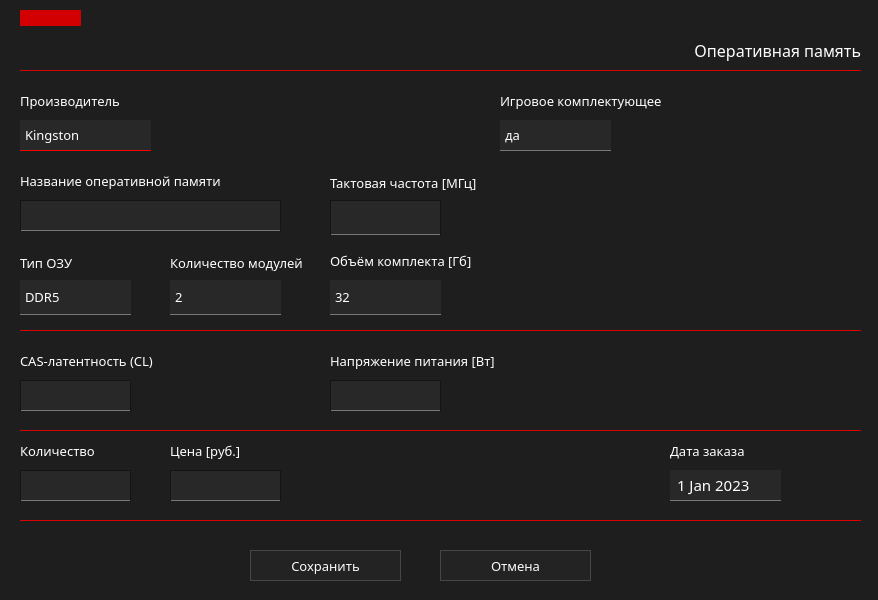
<?xml version="1.0" encoding="UTF-8"?>
<ui version="4.0">
 <class>addChRamWidg</class>
 <widget class="QWidget" name="addChRamWidg">
  <property name="geometry">
   <rect>
    <x>0</x>
    <y>0</y>
    <width>878</width>
    <height>600</height>
   </rect>
  </property>
  <property name="windowTitle">
   <string>Form</string>
  </property>
  <property name="windowIcon">
   <iconset>
    <normaloff>../../images/win_add_icon.png</normaloff>../../images/win_add_icon.png</iconset>
  </property>
  <property name="styleSheet">
   <string notr="true">QWidget
{
    background: rgb(30, 30, 30);
	color: white;
}
</string>
  </property>
  <widget class="QLineEdit" name="leVoltage">
   <property name="geometry">
    <rect>
     <x>330</x>
     <y>380</y>
     <width>111</width>
     <height>31</height>
    </rect>
   </property>
   <property name="font">
    <font>
     <family>Montserrat Medium</family>
     <pointsize>10</pointsize>
    </font>
   </property>
   <property name="styleSheet">
    <string notr="true">QLineEdit{
	padding-left: 5px;
	border: 1px solid rgb(20,20,20);
	background-color: rgb(40,40,40);
	border-bottom: 1px solid  rgb(120,120,120);
	selection-background-color: rgb(105, 0, 0);
}

QLineEdit:hover{
	background-color: rgb(55,55,55);
	border-bottom: 1px solid  red;
}</string>
   </property>
   <property name="inputMask">
    <string/>
   </property>
   <property name="placeholderText">
    <string/>
   </property>
  </widget>
  <widget class="QLabel" name="lbDate">
   <property name="geometry">
    <rect>
     <x>670</x>
     <y>440</y>
     <width>111</width>
     <height>21</height>
    </rect>
   </property>
   <property name="font">
    <font>
     <family>Montserrat SemiBold</family>
     <pointsize>10</pointsize>
    </font>
   </property>
   <property name="styleSheet">
    <string notr="true">border:0px;</string>
   </property>
   <property name="text">
    <string>Дата заказа</string>
   </property>
  </widget>
  <widget class="QLineEdit" name="leKol">
   <property name="geometry">
    <rect>
     <x>20</x>
     <y>470</y>
     <width>111</width>
     <height>31</height>
    </rect>
   </property>
   <property name="font">
    <font>
     <family>Montserrat Medium</family>
     <pointsize>10</pointsize>
    </font>
   </property>
   <property name="styleSheet">
    <string notr="true">QLineEdit{
	padding-left: 5px;
	border: 1px solid rgb(20,20,20);
	background-color: rgb(40,40,40);
	border-bottom: 1px solid  rgb(120,120,120);
	selection-background-color: rgb(105, 0, 0);
}

QLineEdit:hover{
	background-color: rgb(55,55,55);
	border-bottom: 1px solid  red;
}</string>
   </property>
   <property name="inputMask">
    <string/>
   </property>
  </widget>
  <widget class="Line" name="line_3">
   <property name="geometry">
    <rect>
     <x>20</x>
     <y>430</y>
     <width>841</width>
     <height>16</height>
    </rect>
   </property>
   <property name="styleSheet">
    <string notr="true">border:0px;
border-top: 1px solid rgb(220, 0, 0);</string>
   </property>
   <property name="orientation">
    <enum>Qt::Horizontal</enum>
   </property>
  </widget>
  <widget class="QLabel" name="lbVoltage">
   <property name="geometry">
    <rect>
     <x>330</x>
     <y>350</y>
     <width>201</width>
     <height>21</height>
    </rect>
   </property>
   <property name="font">
    <font>
     <family>Montserrat SemiBold</family>
     <pointsize>10</pointsize>
    </font>
   </property>
   <property name="styleSheet">
    <string notr="true">border:0px;</string>
   </property>
   <property name="text">
    <string>Напряжение питания [Вт]</string>
   </property>
  </widget>
  <widget class="QLineEdit" name="leLatency">
   <property name="geometry">
    <rect>
     <x>20</x>
     <y>380</y>
     <width>111</width>
     <height>31</height>
    </rect>
   </property>
   <property name="font">
    <font>
     <family>Montserrat Medium</family>
     <pointsize>10</pointsize>
    </font>
   </property>
   <property name="styleSheet">
    <string notr="true">QLineEdit{
	padding-left: 5px;
	border: 1px solid rgb(20,20,20);
	background-color: rgb(40,40,40);
	border-bottom: 1px solid  rgb(120,120,120);
	selection-background-color: rgb(105, 0, 0);
}

QLineEdit:hover{
	background-color: rgb(55,55,55);
	border-bottom: 1px solid  red;
}</string>
   </property>
   <property name="inputMask">
    <string/>
   </property>
   <property name="placeholderText">
    <string/>
   </property>
  </widget>
  <widget class="QLabel" name="lbProcProizv">
   <property name="geometry">
    <rect>
     <x>20</x>
     <y>90</y>
     <width>111</width>
     <height>21</height>
    </rect>
   </property>
   <property name="font">
    <font>
     <family>Montserrat SemiBold</family>
     <pointsize>10</pointsize>
    </font>
   </property>
   <property name="styleSheet">
    <string notr="true">border:0px;</string>
   </property>
   <property name="text">
    <string>Производитель</string>
   </property>
  </widget>
  <widget class="QComboBox" name="cbProizv">
   <property name="geometry">
    <rect>
     <x>20</x>
     <y>120</y>
     <width>131</width>
     <height>31</height>
    </rect>
   </property>
   <property name="font">
    <font>
     <family>Montserrat Medium</family>
     <pointsize>10</pointsize>
    </font>
   </property>
   <property name="styleSheet">
    <string notr="true">QComboBox{
	background-color: rgb(40,40,40);
	border: 1px;
	border-bottom: 1px solid red;
	padding-left: 5px;
	selection-background-color: rgb(105, 0, 0);
}

QComboBox QListView{
	border: 1px solid red;
	padding-left: 5px;
	selection-background-color: rgb(105, 0, 0);
}

QComboBox:hover{
	background-color: rgb(55,55,55);
}

QComboBox::drop-down{
border: 0px;
}

QComboBox::down-arrow {
border-image: url(&quot;E:/pcconf/images/down-arrow.png&quot;);
width: 17px;
height: 17px;
margin-right: 5px;
}

QComboBox::down-arrow:on {
	border-image: url(&quot;E:/pcconf/images/up-arrow.png&quot;);
	width: 17px;
	height: 17px;
	margin-right: 5px;
}

QComboBox:on{
border: 2px solid rgb(100,0,0);
}

QComboBox QAbstractItemView {
	background: rgb(250, 250, 250);
	border-width: 1px;
	border-style: solid;
	border-color: rgb(235, 235, 235);
	selection-background-color: rgb(240, 240, 240);
	selection-color: rgb(25, 25, 25);
}
</string>
   </property>
   <property name="editable">
    <bool>false</bool>
   </property>
   <property name="iconSize">
    <size>
     <width>20</width>
     <height>20</height>
    </size>
   </property>
   <property name="duplicatesEnabled">
    <bool>false</bool>
   </property>
   <property name="frame">
    <bool>false</bool>
   </property>
   <property name="modelColumn">
    <number>0</number>
   </property>
   <item>
    <property name="text">
     <string>Kingston</string>
    </property>
   </item>
  </widget>
  <widget class="Line" name="line_2">
   <property name="geometry">
    <rect>
     <x>20</x>
     <y>330</y>
     <width>841</width>
     <height>16</height>
    </rect>
   </property>
   <property name="styleSheet">
    <string notr="true">border:0px;
border-top: 1px solid rgb(220, 0, 0);</string>
   </property>
   <property name="orientation">
    <enum>Qt::Horizontal</enum>
   </property>
  </widget>
  <widget class="QDateEdit" name="dateEdit">
   <property name="geometry">
    <rect>
     <x>670</x>
     <y>470</y>
     <width>111</width>
     <height>31</height>
    </rect>
   </property>
   <property name="font">
    <font>
     <family>Montserrat Medium</family>
     <pointsize>11</pointsize>
    </font>
   </property>
   <property name="styleSheet">
    <string notr="true">QDateEdit{
	background-color: rgb(40,40,40);
	border: 1px;
	border-bottom: 1px solid rgb(120,120,120);
	padding-left: 5px;
}
QDateEdit:hover{
	background-color: rgb(55,55,55);
	border-bottom: 1px solid red;
}
QDateEdit::drop-down{
	border: 0px;
}

QDateEdit::down-arrow {
	border-image: url(&quot;E:/pcconf/images/down-arrow-gray.png&quot;);
	width: 17px;
	height: 17px;
	margin-right: 5px;
}

QDateEdit::down-arrow:on {
	border-image: url(&quot;E:/pcconf/images/up-arrow-gray.png&quot;);
	width: 17px;
	height: 17px;
	margin-right: 5px;
	border: 2px solid rgb(100,0,0)
}

QDateEdit:on{
	border: 2px solid rgb(100,0,0);
}

QDateEdit::up-arrow {
	border-image: url(&quot;E:/pcconf/images/up-arrow-gray.png&quot;);
	width: 17px;
	height: 17px;
	margin-right: 5px;
}

QCalendarWidget QWidget#qt_calendar_navigationbar { background-color: rgb(40,40,40); }
QCalendarWidget QToolButton {
    background: transparent;
	border: none;
	width: 70px;
	height: 25px;
	color: rgb(220,220,220);
	font-size: 14px;
	icon-size: 30px, 30px;
}

QToolButton#qt_calendar_prevmonth {
    background: rgb(45,45,45);
    border: none;
    width: 30px;
	height: 25px;
    qproperty-icon:  url(&quot;E:/pcconf/images/left-arrow.png&quot;);
	icon-size: 20px, 20px;
	border-bottom: 1px solid red;
}
QToolButton#qt_calendar_nextmonth {
    background: rgb(35,35,35);
    border: none;
    width: 30px;
	height: 25px;
    qproperty-icon:  url(&quot;E:/pcconf/images/right-arrow.png&quot;);
	icon-size: 20px, 20px;
	border-bottom: 1px solid red;
}

QCalendarWidget QMenu {
	width: 100px;
	left: 10px;
	color: white;
	font-size: 14px;
	background-color: rgb(80, 80, 80);
	selection-color: rgb(220,0,0);
}

QCalendarWidget QSpinBox { 
	width: 45px; 
	font-size:14px; 
	color: white; 
    background: transparent;
	selection-background-color: rgb(105, 0, 0);
	selection-color: rgb(255, 255, 255);
}
QCalendarWidget QSpinBox::up-button { subcontrol-origin: border;  subcontrol-position: top right;  width:15px; height: 15px; border:1px solid rgb(30,30,30); }
QCalendarWidget QSpinBox::down-button { subcontrol-origin: border; subcontrol-position: bottom right;  width:15px;  height: 15px; border:1px solid rgb(30,30,30);}
QCalendarWidget QSpinBox::up-arrow { border-image: url(&quot;E:/pcconf/images/up-arrow.png&quot;); }
QCalendarWidget QSpinBox::down-arrow { border-image: url(&quot;E:/pcconf/images/down-arrow.png&quot;);}
 
/* header row */
QCalendarWidget QWidget { alternate-background-color: rgb(50, 50, 50);  border-bottom: 1px solid red; }
 
/* normal days */
QCalendarWidget QAbstractItemView:enabled 
{
	font-size:12px;  
	color: rgb(180, 180, 180);  
	background-color: rgb(15, 15, 15);  
	selection-background-color: rgb(64, 64, 64); 
	selection-color: rgb(0, 255, 0); 
	selection-border-color: red;
	height: 30px;
}
 
/* days in other months */
QCalendarWidget QAbstractItemView:disabled { color: rgb(80, 80, 80); }</string>
   </property>
   <property name="showGroupSeparator" stdset="0">
    <bool>true</bool>
   </property>
   <property name="minimumDateTime">
    <datetime>
     <hour>0</hour>
     <minute>0</minute>
     <second>0</second>
     <year>2023</year>
     <month>1</month>
     <day>1</day>
    </datetime>
   </property>
   <property name="maximumDate">
    <date>
     <year>2030</year>
     <month>12</month>
     <day>31</day>
    </date>
   </property>
   <property name="calendarPopup">
    <bool>true</bool>
   </property>
   <property name="date">
    <date>
     <year>2023</year>
     <month>1</month>
     <day>1</day>
    </date>
   </property>
  </widget>
  <widget class="QLabel" name="lbKol">
   <property name="geometry">
    <rect>
     <x>20</x>
     <y>440</y>
     <width>101</width>
     <height>21</height>
    </rect>
   </property>
   <property name="font">
    <font>
     <family>Montserrat SemiBold</family>
     <pointsize>10</pointsize>
    </font>
   </property>
   <property name="styleSheet">
    <string notr="true">border:0px;</string>
   </property>
   <property name="text">
    <string>Количество</string>
   </property>
  </widget>
  <widget class="QLabel" name="lbPrice">
   <property name="geometry">
    <rect>
     <x>170</x>
     <y>440</y>
     <width>101</width>
     <height>21</height>
    </rect>
   </property>
   <property name="font">
    <font>
     <family>Montserrat SemiBold</family>
     <pointsize>10</pointsize>
    </font>
   </property>
   <property name="styleSheet">
    <string notr="true">border:0px;</string>
   </property>
   <property name="text">
    <string>Цена [руб.]</string>
   </property>
  </widget>
  <widget class="QLabel" name="lbVolume">
   <property name="geometry">
    <rect>
     <x>330</x>
     <y>250</y>
     <width>171</width>
     <height>21</height>
    </rect>
   </property>
   <property name="font">
    <font>
     <family>Montserrat SemiBold</family>
     <pointsize>10</pointsize>
    </font>
   </property>
   <property name="styleSheet">
    <string notr="true">border:0px;</string>
   </property>
   <property name="text">
    <string>Объём комплекта [Гб]</string>
   </property>
  </widget>
  <widget class="QLabel" name="lbComplect">
   <property name="geometry">
    <rect>
     <x>680</x>
     <y>40</y>
     <width>181</width>
     <height>21</height>
    </rect>
   </property>
   <property name="font">
    <font>
     <family>Montserrat SemiBold</family>
     <pointsize>12</pointsize>
    </font>
   </property>
   <property name="styleSheet">
    <string notr="true">border:0px;</string>
   </property>
   <property name="text">
    <string>Оперативная память</string>
   </property>
   <property name="alignment">
    <set>Qt::AlignRight|Qt::AlignTrailing|Qt::AlignVCenter</set>
   </property>
  </widget>
  <widget class="QLabel" name="lbLatency">
   <property name="geometry">
    <rect>
     <x>20</x>
     <y>350</y>
     <width>171</width>
     <height>21</height>
    </rect>
   </property>
   <property name="font">
    <font>
     <family>Montserrat SemiBold</family>
     <pointsize>10</pointsize>
    </font>
   </property>
   <property name="styleSheet">
    <string notr="true">border:0px;</string>
   </property>
   <property name="text">
    <string>CAS-латентность (CL)</string>
   </property>
  </widget>
  <widget class="Line" name="rectangle">
   <property name="geometry">
    <rect>
     <x>20</x>
     <y>10</y>
     <width>61</width>
     <height>16</height>
    </rect>
   </property>
   <property name="styleSheet">
    <string notr="true">background-color: rgb(210, 0, 0);
border: 1px solid rgb(210, 0, 0);</string>
   </property>
   <property name="orientation">
    <enum>Qt::Horizontal</enum>
   </property>
  </widget>
  <widget class="QLabel" name="lbProcGaming">
   <property name="geometry">
    <rect>
     <x>500</x>
     <y>90</y>
     <width>191</width>
     <height>21</height>
    </rect>
   </property>
   <property name="font">
    <font>
     <family>Montserrat SemiBold</family>
     <pointsize>10</pointsize>
    </font>
   </property>
   <property name="styleSheet">
    <string notr="true">border:0px;</string>
   </property>
   <property name="text">
    <string>Игровое комплектующее</string>
   </property>
  </widget>
  <widget class="Line" name="line">
   <property name="geometry">
    <rect>
     <x>20</x>
     <y>70</y>
     <width>841</width>
     <height>16</height>
    </rect>
   </property>
   <property name="styleSheet">
    <string notr="true">border:0px;
border-top: 1px solid rgb(220, 0, 0);</string>
   </property>
   <property name="orientation">
    <enum>Qt::Horizontal</enum>
   </property>
  </widget>
  <widget class="QPushButton" name="btnSave">
   <property name="geometry">
    <rect>
     <x>250</x>
     <y>550</y>
     <width>151</width>
     <height>31</height>
    </rect>
   </property>
   <property name="font">
    <font>
     <family>Montserrat Medium</family>
     <pointsize>10</pointsize>
    </font>
   </property>
   <property name="styleSheet">
    <string notr="true">QPushButton{
	border:1px solid rgb(70,70,70);
	background-color: rgb(35,35,35);
	color: #fffafa;
}

QPushButton::hover
{
	border:1px;
	background-color: rgb(60,60,60);
	border-bottom: 1px solid rgb(0, 255, 8);
}
</string>
   </property>
   <property name="text">
    <string>Сохранить</string>
   </property>
  </widget>
  <widget class="QLineEdit" name="leFullName">
   <property name="geometry">
    <rect>
     <x>20</x>
     <y>200</y>
     <width>261</width>
     <height>31</height>
    </rect>
   </property>
   <property name="font">
    <font>
     <family>Montserrat Medium</family>
     <pointsize>10</pointsize>
    </font>
   </property>
   <property name="styleSheet">
    <string notr="true">QLineEdit{
	padding-left: 5px;
	border: 1px solid rgb(20,20,20);
	background-color: rgb(40,40,40);
	border-bottom: 1px solid  rgb(120,120,120);
	selection-background-color: rgb(105, 0, 0);
}

QLineEdit:hover{
	background-color: rgb(55,55,55);
	border-bottom: 1px solid  red;
}</string>
   </property>
  </widget>
  <widget class="QPushButton" name="btnCancel">
   <property name="geometry">
    <rect>
     <x>440</x>
     <y>550</y>
     <width>151</width>
     <height>31</height>
    </rect>
   </property>
   <property name="font">
    <font>
     <family>Montserrat Medium</family>
     <pointsize>10</pointsize>
    </font>
   </property>
   <property name="styleSheet">
    <string notr="true">QPushButton{
	border:1px solid rgb(70,70,70);
	background-color: rgb(35,35,35);
	color: #fffafa;
}

QPushButton::hover
{
	border:1px;
	background-color: rgb(60,60,60);
	border-color: rgb(40,40,40);
	border-bottom: 1px solid  red;
	color: red;
}
</string>
   </property>
   <property name="text">
    <string>Отмена</string>
   </property>
   <property name="autoDefault">
    <bool>false</bool>
   </property>
   <property name="default">
    <bool>false</bool>
   </property>
   <property name="flat">
    <bool>false</bool>
   </property>
  </widget>
  <widget class="QLineEdit" name="lePrice">
   <property name="geometry">
    <rect>
     <x>170</x>
     <y>470</y>
     <width>111</width>
     <height>31</height>
    </rect>
   </property>
   <property name="font">
    <font>
     <family>Montserrat Medium</family>
     <pointsize>10</pointsize>
    </font>
   </property>
   <property name="styleSheet">
    <string notr="true">QLineEdit{
	padding-left: 5px;
	border: 1px solid rgb(20,20,20);
	background-color: rgb(40,40,40);
	border-bottom: 1px solid  rgb(120,120,120);
	selection-background-color: rgb(105, 0, 0);
}

QLineEdit:hover{
	background-color: rgb(55,55,55);
	border-bottom: 1px solid  red;
}</string>
   </property>
   <property name="inputMask">
    <string/>
   </property>
  </widget>
  <widget class="Line" name="line_4">
   <property name="geometry">
    <rect>
     <x>20</x>
     <y>520</y>
     <width>841</width>
     <height>16</height>
    </rect>
   </property>
   <property name="styleSheet">
    <string notr="true">border:0px;
border-top: 1px solid rgb(220, 0, 0);</string>
   </property>
   <property name="orientation">
    <enum>Qt::Horizontal</enum>
   </property>
  </widget>
  <widget class="QLabel" name="lbFullName">
   <property name="geometry">
    <rect>
     <x>20</x>
     <y>170</y>
     <width>241</width>
     <height>21</height>
    </rect>
   </property>
   <property name="font">
    <font>
     <family>Montserrat SemiBold</family>
     <pointsize>10</pointsize>
    </font>
   </property>
   <property name="styleSheet">
    <string notr="true"/>
   </property>
   <property name="text">
    <string>Название оперативной памяти</string>
   </property>
  </widget>
  <widget class="QComboBox" name="cbGaming">
   <property name="geometry">
    <rect>
     <x>500</x>
     <y>120</y>
     <width>111</width>
     <height>31</height>
    </rect>
   </property>
   <property name="font">
    <font>
     <family>Montserrat Medium</family>
     <pointsize>10</pointsize>
    </font>
   </property>
   <property name="styleSheet">
    <string notr="true">QComboBox{
	background-color: rgb(40,40,40);
	border: 1px;
	border-bottom: 1px solid rgb(120,120,120);
	padding-left: 5px;
	selection-background-color: rgb(105, 0, 0);
}

QComboBox QListView{
	border: 1px solid red;
	padding-left: 5px;
	selection-background-color: rgb(105, 0, 0);
}

QComboBox:hover{
	background-color: rgb(55,55,55);
	border-bottom: 1px solid red;
}

QComboBox::down-arrow:hover {
border-image: url(&quot;E:/pcconf/images/down-arrow.png&quot;);
width: 17px;
height: 17px;
margin-right: 5px;
}

QComboBox::drop-down{
border: 0px;
}

QComboBox::down-arrow {
border-image: url(&quot;E:/pcconf/images/down-arrow-gray.png&quot;);
width: 17px;
height: 17px;
margin-right: 5px;
}

QComboBox::down-arrow:on {
	border-image: url(&quot;E:/pcconf/images/up-arrow.png&quot;);
	width: 17px;
	height: 17px;
	margin-right: 5px;
}

QComboBox:on{
border: 2px solid rgb(100,0,0);
}

QComboBox QAbstractItemView {
	background: rgb(250, 250, 250);
	border-width: 1px;
	border-style: solid;
	border-color: rgb(235, 235, 235);
	selection-background-color: rgb(240, 240, 240);
	selection-color: rgb(25, 25, 25);
}
</string>
   </property>
   <property name="editable">
    <bool>false</bool>
   </property>
   <property name="iconSize">
    <size>
     <width>20</width>
     <height>20</height>
    </size>
   </property>
   <property name="duplicatesEnabled">
    <bool>false</bool>
   </property>
   <property name="frame">
    <bool>false</bool>
   </property>
   <property name="modelColumn">
    <number>0</number>
   </property>
   <item>
    <property name="text">
     <string>да</string>
    </property>
   </item>
   <item>
    <property name="text">
     <string>нет</string>
    </property>
   </item>
  </widget>
  <widget class="QLabel" name="lbRamType">
   <property name="geometry">
    <rect>
     <x>20</x>
     <y>250</y>
     <width>111</width>
     <height>25</height>
    </rect>
   </property>
   <property name="font">
    <font>
     <family>Montserrat SemiBold</family>
     <pointsize>10</pointsize>
    </font>
   </property>
   <property name="styleSheet">
    <string notr="true">border:0px;</string>
   </property>
   <property name="text">
    <string>Тип ОЗУ</string>
   </property>
  </widget>
  <widget class="QComboBox" name="cbRamType">
   <property name="geometry">
    <rect>
     <x>20</x>
     <y>280</y>
     <width>111</width>
     <height>35</height>
    </rect>
   </property>
   <property name="font">
    <font>
     <family>Montserrat Medium</family>
     <pointsize>10</pointsize>
    </font>
   </property>
   <property name="styleSheet">
    <string notr="true">QComboBox{
	background-color: rgb(40,40,40);
	border: 1px;
	border-bottom: 1px solid rgb(120,120,120);
	padding-left: 5px;
	selection-background-color: rgb(105, 0, 0);
}

QComboBox QListView{
	border: 1px solid red;
	padding-left: 5px;
	selection-background-color: rgb(105, 0, 0);
}

QComboBox:hover{
	background-color: rgb(55,55,55);
	border-bottom: 1px solid red;
}

QComboBox::down-arrow:hover {
border-image: url(&quot;E:/pcconf/images/down-arrow.png&quot;);
width: 17px;
height: 17px;
margin-right: 5px;
}

QComboBox::drop-down{
border: 0px;
}

QComboBox::down-arrow {
border-image: url(&quot;E:/pcconf/images/down-arrow-gray.png&quot;);
width: 17px;
height: 17px;
margin-right: 5px;
}

QComboBox::down-arrow:on {
	border-image: url(&quot;E:/pcconf/images/up-arrow.png&quot;);
	width: 17px;
	height: 17px;
	margin-right: 5px;
}

QComboBox:on{
border: 2px solid rgb(100,0,0);
}

QComboBox QAbstractItemView {
	background: rgb(250, 250, 250);
	border-width: 1px;
	border-style: solid;
	border-color: rgb(235, 235, 235);
	selection-background-color: rgb(240, 240, 240);
	selection-color: rgb(25, 25, 25);
}
</string>
   </property>
   <property name="editable">
    <bool>false</bool>
   </property>
   <property name="iconSize">
    <size>
     <width>20</width>
     <height>20</height>
    </size>
   </property>
   <property name="duplicatesEnabled">
    <bool>false</bool>
   </property>
   <property name="frame">
    <bool>false</bool>
   </property>
   <property name="modelColumn">
    <number>0</number>
   </property>
   <item>
    <property name="text">
     <string>DDR5</string>
    </property>
   </item>
   <item>
    <property name="text">
     <string>DDR4</string>
    </property>
   </item>
   <item>
    <property name="text">
     <string>DDR3</string>
    </property>
   </item>
   <item>
    <property name="text">
     <string>DDR3L</string>
    </property>
   </item>
   <item>
    <property name="text">
     <string>DDR2</string>
    </property>
   </item>
  </widget>
  <widget class="QLabel" name="lbFreq">
   <property name="geometry">
    <rect>
     <x>330</x>
     <y>170</y>
     <width>191</width>
     <height>25</height>
    </rect>
   </property>
   <property name="font">
    <font>
     <family>Montserrat SemiBold</family>
     <pointsize>10</pointsize>
    </font>
   </property>
   <property name="styleSheet">
    <string notr="true">border:0px;</string>
   </property>
   <property name="text">
    <string>Тактовая частота [МГц]</string>
   </property>
  </widget>
  <widget class="QLineEdit" name="leFreq">
   <property name="geometry">
    <rect>
     <x>330</x>
     <y>200</y>
     <width>111</width>
     <height>35</height>
    </rect>
   </property>
   <property name="font">
    <font>
     <family>Montserrat Medium</family>
     <pointsize>10</pointsize>
    </font>
   </property>
   <property name="styleSheet">
    <string notr="true">QLineEdit{
	padding-left: 5px;
	border: 1px solid rgb(20,20,20);
	background-color: rgb(40,40,40);
	border-bottom: 1px solid  rgb(120,120,120);
	selection-background-color: rgb(105, 0, 0);
}

QLineEdit:hover{
	background-color: rgb(55,55,55);
	border-bottom: 1px solid  red;
}</string>
   </property>
   <property name="inputMask">
    <string/>
   </property>
  </widget>
  <widget class="QComboBox" name="cbModule">
   <property name="geometry">
    <rect>
     <x>170</x>
     <y>280</y>
     <width>111</width>
     <height>35</height>
    </rect>
   </property>
   <property name="font">
    <font>
     <family>Montserrat Medium</family>
     <pointsize>10</pointsize>
    </font>
   </property>
   <property name="styleSheet">
    <string notr="true">QComboBox{
	background-color: rgb(40,40,40);
	border: 1px;
	border-bottom: 1px solid rgb(120,120,120);
	padding-left: 5px;
	selection-background-color: rgb(105, 0, 0);
}

QComboBox QListView{
	border: 1px solid red;
	padding-left: 5px;
	selection-background-color: rgb(105, 0, 0);
}

QComboBox:hover{
	background-color: rgb(55,55,55);
	border-bottom: 1px solid red;
}

QComboBox::down-arrow:hover {
border-image: url(&quot;E:/pcconf/images/down-arrow.png&quot;);
width: 17px;
height: 17px;
margin-right: 5px;
}

QComboBox::drop-down{
border: 0px;
}

QComboBox::down-arrow {
border-image: url(&quot;E:/pcconf/images/down-arrow-gray.png&quot;);
width: 17px;
height: 17px;
margin-right: 5px;
}

QComboBox::down-arrow:on {
	border-image: url(&quot;E:/pcconf/images/up-arrow.png&quot;);
	width: 17px;
	height: 17px;
	margin-right: 5px;
}

QComboBox:on{
border: 2px solid rgb(100,0,0);
}

QComboBox QAbstractItemView {
	background: rgb(250, 250, 250);
	border-width: 1px;
	border-style: solid;
	border-color: rgb(235, 235, 235);
	selection-background-color: rgb(240, 240, 240);
	selection-color: rgb(25, 25, 25);
}
</string>
   </property>
   <property name="editable">
    <bool>false</bool>
   </property>
   <property name="iconSize">
    <size>
     <width>20</width>
     <height>20</height>
    </size>
   </property>
   <property name="duplicatesEnabled">
    <bool>false</bool>
   </property>
   <property name="frame">
    <bool>false</bool>
   </property>
   <property name="modelColumn">
    <number>0</number>
   </property>
   <item>
    <property name="text">
     <string>2</string>
    </property>
   </item>
   <item>
    <property name="text">
     <string>4</string>
    </property>
   </item>
   <item>
    <property name="text">
     <string>8</string>
    </property>
   </item>
   <item>
    <property name="text">
     <string>1</string>
    </property>
   </item>
  </widget>
  <widget class="QLabel" name="lbModule">
   <property name="geometry">
    <rect>
     <x>170</x>
     <y>250</y>
     <width>161</width>
     <height>25</height>
    </rect>
   </property>
   <property name="font">
    <font>
     <family>Montserrat SemiBold</family>
     <pointsize>10</pointsize>
    </font>
   </property>
   <property name="styleSheet">
    <string notr="true">border:0px;</string>
   </property>
   <property name="text">
    <string>Количество модулей</string>
   </property>
  </widget>
  <widget class="QComboBox" name="cbVolume">
   <property name="geometry">
    <rect>
     <x>330</x>
     <y>280</y>
     <width>111</width>
     <height>35</height>
    </rect>
   </property>
   <property name="font">
    <font>
     <family>Montserrat Medium</family>
     <pointsize>10</pointsize>
    </font>
   </property>
   <property name="styleSheet">
    <string notr="true">QComboBox{
	background-color: rgb(40,40,40);
	border: 1px;
	border-bottom: 1px solid rgb(120,120,120);
	padding-left: 5px;
	selection-background-color: rgb(105, 0, 0);
}

QComboBox QListView{
	border: 1px solid red;
	padding-left: 5px;
	selection-background-color: rgb(105, 0, 0);
}

QComboBox:hover{
	background-color: rgb(55,55,55);
	border-bottom: 1px solid red;
}

QComboBox::down-arrow:hover {
border-image: url(&quot;E:/pcconf/images/down-arrow.png&quot;);
width: 17px;
height: 17px;
margin-right: 5px;
}

QComboBox::drop-down{
border: 0px;
}

QComboBox::down-arrow {
border-image: url(&quot;E:/pcconf/images/down-arrow-gray.png&quot;);
width: 17px;
height: 17px;
margin-right: 5px;
}

QComboBox::down-arrow:on {
	border-image: url(&quot;E:/pcconf/images/up-arrow.png&quot;);
	width: 17px;
	height: 17px;
	margin-right: 5px;
}

QComboBox:on{
border: 2px solid rgb(100,0,0);
}

QComboBox QAbstractItemView {
	background: rgb(250, 250, 250);
	border-width: 1px;
	border-style: solid;
	border-color: rgb(235, 235, 235);
	selection-background-color: rgb(240, 240, 240);
	selection-color: rgb(25, 25, 25);
}
</string>
   </property>
   <property name="editable">
    <bool>false</bool>
   </property>
   <property name="iconSize">
    <size>
     <width>20</width>
     <height>20</height>
    </size>
   </property>
   <property name="duplicatesEnabled">
    <bool>false</bool>
   </property>
   <property name="frame">
    <bool>false</bool>
   </property>
   <property name="modelColumn">
    <number>0</number>
   </property>
   <item>
    <property name="text">
     <string>32</string>
    </property>
   </item>
   <item>
    <property name="text">
     <string>16</string>
    </property>
   </item>
   <item>
    <property name="text">
     <string>12</string>
    </property>
   </item>
   <item>
    <property name="text">
     <string>8</string>
    </property>
   </item>
   <item>
    <property name="text">
     <string>4</string>
    </property>
   </item>
   <item>
    <property name="text">
     <string>2</string>
    </property>
   </item>
  </widget>
  <zorder>lbModule</zorder>
  <zorder>leVoltage</zorder>
  <zorder>lbDate</zorder>
  <zorder>leKol</zorder>
  <zorder>line_3</zorder>
  <zorder>lbVoltage</zorder>
  <zorder>leLatency</zorder>
  <zorder>lbProcProizv</zorder>
  <zorder>cbProizv</zorder>
  <zorder>line_2</zorder>
  <zorder>dateEdit</zorder>
  <zorder>lbKol</zorder>
  <zorder>lbPrice</zorder>
  <zorder>lbVolume</zorder>
  <zorder>lbComplect</zorder>
  <zorder>lbLatency</zorder>
  <zorder>rectangle</zorder>
  <zorder>lbProcGaming</zorder>
  <zorder>line</zorder>
  <zorder>btnSave</zorder>
  <zorder>leFullName</zorder>
  <zorder>btnCancel</zorder>
  <zorder>lePrice</zorder>
  <zorder>line_4</zorder>
  <zorder>lbFullName</zorder>
  <zorder>cbGaming</zorder>
  <zorder>lbRamType</zorder>
  <zorder>cbRamType</zorder>
  <zorder>lbFreq</zorder>
  <zorder>leFreq</zorder>
  <zorder>cbModule</zorder>
  <zorder>cbVolume</zorder>
 </widget>
 <resources/>
 <connections>
  <connection>
   <sender>btnCancel</sender>
   <signal>clicked()</signal>
   <receiver>addChRamWidg</receiver>
   <slot>close()</slot>
   <hints>
    <hint type="sourcelabel">
     <x>515</x>
     <y>565</y>
    </hint>
    <hint type="destinationlabel">
     <x>438</x>
     <y>299</y>
    </hint>
   </hints>
  </connection>
 </connections>
</ui>
